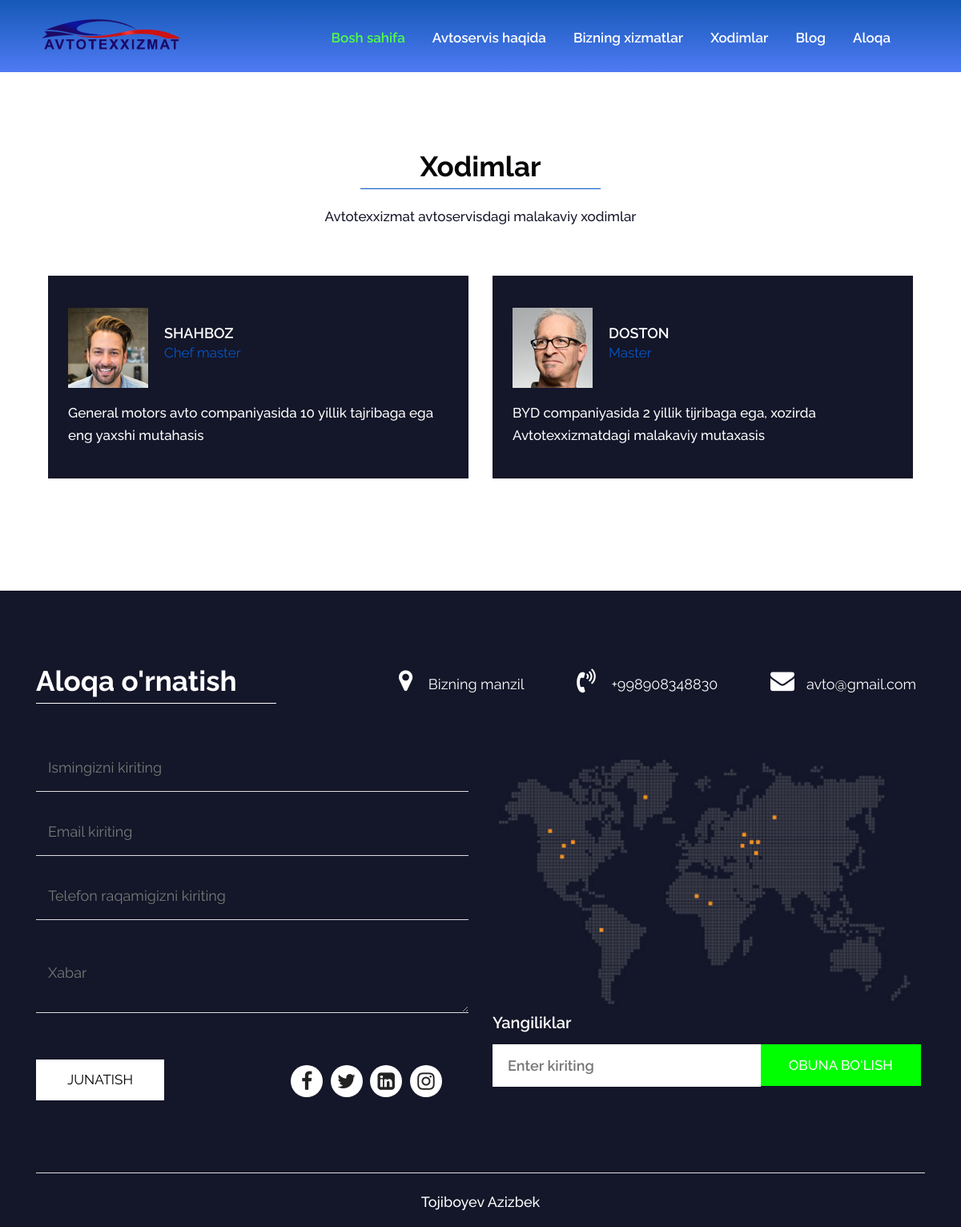
/xodimlarimiz/, run on the app's committed database.
### main/models.py (models this page shows, shortened)
class Xodimlarimiz(models.Model):
    name = models.CharField(max_length=255)
    major = models.CharField(max_length=255)
    body = models.TextField()
    img = models.ImageField(upload_to='xodimlar/')

### main/views.py (the view)
# urls.py: path('xodimlarimiz/', views.xodimlarimiz, name='xodimlarimiz'),
def xodimlarimiz(request):
    xodimlarimiz = models.Xodimlarimiz.objects.all()
    context = {
        'xodimlarimiz':xodimlarimiz
    }
    return render(request, 'xodimlarimiz.html',context)

### templates/xodimlarimiz.html (shortened to what this page needs)
{% load static %}
<!DOCTYPE html>
<html lang="en">
   <head>
      <link rel="stylesheet" href="{% static 'css/bootstrap.min.css' %}">
      <link rel="stylesheet" href="{% static 'css/style.css' %}">
      <link rel="stylesheet" href="{% static 'css/responsive.css' %}">
      <link rel="stylesheet" href="{% static 'css/jquery.mCustomScrollbar.min.css' %}">
      <link rel="stylesheet" href="https://netdna.bootstrapcdn.com/font-awesome/4.0.3/css/font-awesome.css">
      <link rel="stylesheet" href="https://cdnjs.cloudflare.com/ajax/libs/fancybox/2.1.5/jquery.fancybox.min.css" media="screen">
   </head>
   <body class="main-layout">
      <header>
         <div class="header">
            <div class="container-fluid">
               <div class="row">
                  <div class="col-xl-3 col-lg-3 col-md-3 col-sm-3 col logo_section">
                     <div class="full">
                        <div class="center-desk">
                           <div class="logo">
                              <a href="index.html"><img style="height: 50px;" src="{% static 'images/logo-atx.png' %}" alt="#" /></a>
                           </div>
                        </div>
                     </div>
                  </div>
                  <div class="col-xl-9 col-lg-9 col-md-9 col-sm-9">
                     <nav class="navigation navbar navbar-expand-md navbar-dark ">
                        <div class="collapse navbar-collapse" id="navbarsExample04">
                           <ul class="navbar-nav mr-auto">
                              <li class="nav-item active">
                                 <a class="nav-link" href="{% url 'index' %}"> Bosh sahifa  </a>
                              </li>
                              <li class="nav-item">
                                 <a class="nav-link" href="{% url 'avtoservis_haqida' %}">Avtoservis haqida</a>
                              </li>
                              <li class="nav-item">
                                 <a class="nav-link" href="{% url 'xizmatlar' %}">Bizning xizmatlar</a>
                              </li>
                              <li class="nav-item">
                                 <a class="nav-link" href="{% url 'xodimlarimiz' %}">Xodimlar</a>
                              </li>
                              <li class="nav-item">
                                 <a class="nav-link" href="{% url 'blog' %}">Blog</a>
                              </li>
                              <li class="nav-item">
                                 <a class="nav-link" href="{% url 'aloqa' %}">Aloqa</a>
                              </li>
                           </ul>
                        </div>
                     </nav>
                  </div>
               </div>
            </div>
         </div>
      </header>
      <div class="testimonial">
         <div class="container">
            <div class="row">
               <div class="col-md-12">
                  <div class="titlepage">
                     <h2>Xodimlar</h2>
                     <p>Avtotexxizmat avtoservisdagi malakaviy xodimlar</p>
                  </div>
               </div>
            </div>
            <div class="row">
               <div class="col-md-12">
                  <div id="myCarousel" class="carousel slide testimonial_Carousel " data-ride="carousel">
                     <div class="carousel-inner">
                        <div class="carousel-item active">
                           <div class="container">
                              <div class="carousel-caption ">
                                 <div class="row">
                                    {% for i in xodimlarimiz %}
                                    <div class="col-md-6 margin_boot">
                                       <div class="test_box">
                                          <i><img src="{{i.img.url}}" alt="#"/></i>
                                          <h4>{{ i.name }}</h4>
                                          <span>{{i.major}}</span>
                                          <p>{{i.body}}</p>
                                       </div>
                                 </div>
                                 {% endfor %}
                              </div>
                           </div>
                        </div>
                     </div>
                     <a class="carousel-control-prev" href="#myCarousel" role="button" data-slide="prev">
                     </a>
                     <a class="carousel-control-next" href="#myCarousel" role="button" data-slide="next">
                     </a>
                  </div>
               </div>
            </div>
         </div>
      </div>
      </div>
      <footer id="contact">
         <div class="footer">
            <div class="container">
               <div class="row">
                  <div class="col-md-4">
                     <div class="titlepage">
                        <h2>Aloqa o'rnatish</h2>
                     </div>
                  </div>
                  <div class="col-md-8">
                     <ul class="location_icon">
                        <li><a href="#"><i class="fa fa-map-marker" aria-hidden="true"></i></a> Bizning manzil</li>
                        <li><a href="#"><i class="fa fa-volume-control-phone" aria-hidden="true"></i></a> +998908348830</li>
                        <li><a href="#"><i class="fa fa-envelope" aria-hidden="true"></i></a>avto@gmail.com</li>
                     </ul>
                  </div>
                  <div class="col-md-6">
                     <form id="request" class="main_form">
                        <div class="row">
                           <div class="col-md-12 ">
                              <input class="contactus" placeholder="Ismingizni kiriting" type="type" name="Full Name">
                           </div>
                           <div class="col-md-12">
                              <input class="contactus" placeholder="Email kiriting" type="type" name="Email">
                           </div>
                           <div class="col-md-12">
                              <input class="contactus" placeholder="Telefon raqamigizni kiriting " type="type" name="Phone Number">
                           </div>
                           <div class="col-md-12">
                              <textarea class="textarea" placeholder="Xabar " type="type" Message="Name">Xabar </textarea>
                           </div>
                           <div class="col-sm-col-xl-6 col-lg-6 col-md-6 col-sm-12">
                              <button class="send_btn">Junatish</button>
                           </div>
                           <div class="col-sm-col-xl-6 col-lg-6 col-md-6 col-sm-12">
                              <ul class="social_icon">
                                 <li><a href="#"><i class="fa fa-facebook" aria-hidden="true"></i></a></li>
                                 <li><a href="#"><i class="fa fa-twitter" aria-hidden="true"></i></a></li>
                                 <li><a href="#"><i class="fa fa-linkedin-square" aria-hidden="true"></i></a></li>
                                 <li><a href="#"><i class="fa fa-instagram" aria-hidden="true"></i></a></li>
                              </ul>
                           </div>
                        </div>
                     </form>
                  </div>
                  <div class="col-md-6">
                     <div class="map">
                        <figure><img src="{% static 'images/map.jpg' %}" alt="#"/></figure>
                     </div>
                     <form class="bottom_form">
                        <h3>Yangiliklar</h3>
                        <input class="enter" placeholder="Enter kiriting" type="text" name="Enter your email">
                        <button class="sub_btn">Obuna bo'lish</button>
                     </form>
                  </div>
               </div>
            </div>
            <div class="copyright">
               <div class="container">
                  <div class="row">
                     <div class="col-md-12">
                        <p>Tojiboyev Azizbek<a href="https://html.design/"></a></p>
                     </div>
                  </div>
               </div>
            </div>
         </div>
      </footer>
   </body>
</html>

### static/css/responsive.css (style rules this page uses)
@media (min-width: 1200px) and (max-width: 1342px) { .navigation.navbar-dark .navbar-nav .nav-link { padding: 0 17px; } }

### static/css/icomoon.css (style rules this page uses)
body { background: #fff; }

### data on the page
Xodimlarimiz: img (picture), name "SHAHBOZ", major "Chef master", body "General motors avto companiyasida 10 yillik tajribaga ega eng yaxshi mutahasis"
Xodimlarimiz: img (picture), name "DOSTON", major "Master", body "BYD companiyasida 2 yillik tijribaga ega, xozirda Avtotexxizmatdagi malakaviy mutaxasis"
